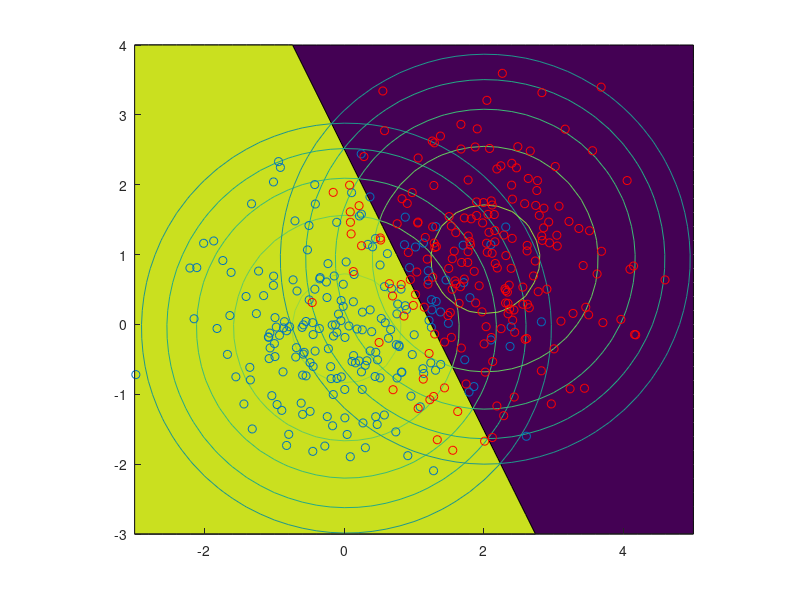

MATLAB code for this plot:
function lec9_slide32()
    rng(0, 'twister'); 
    NUM = 200;
    XRANGE = -3:0.2:5;
    YRANGE = -3:0.2:4;
    XLEN = length(XRANGE);
    YLEN = length(YRANGE);
    
    [X, Y] = meshgrid(XRANGE, YRANGE);
    grid = cat(3, X, Y);
                
    blue = randn(2, NUM);
    red = [randn(1, NUM) + 2; randn(1, NUM) + 1];
    
    blue_sigma = eye(2);
    red_sigma = eye(2);
    
    blue_mu = mean(blue, 2);
    red_mu = mean(red, 2);
    
    blue_g = zeros(YLEN, XLEN);
    red_g = zeros(YLEN, XLEN);
        
    for i = 1:YLEN
        for j = 1:XLEN
            point = squeeze(grid(i, j, :));
            
            blue_point = point - blue_mu;
            blue_g(i, j) = -0.5 * blue_point' * inv(blue_sigma) * blue_point + log(0.5) - 0.5 * log(det(blue_sigma));
            
            red_point = point - red_mu;
            red_g(i, j) = -0.5 * red_point' * inv(red_sigma) * red_point + log(0.5) - 0.5 * log(det(red_sigma));
        end
    end
    
    bound_g = blue_g - red_g;
    
    figure('Name', 'Lecture 9: Slide 32');
    hold on;
    contourf(grid(:, :, 1), grid(:, :, 2), bound_g, 1);
    contour(grid(:, :, 1), grid(:, :, 2), blue_g, -5:0);
	contour(grid(:, :, 1), grid(:, :, 2), red_g, -5:0);
    scatter(blue(1, :), blue(2, :));
    scatter(red(1, :), red(2, :), 'r');
    axis equal;
    hold off;
end

